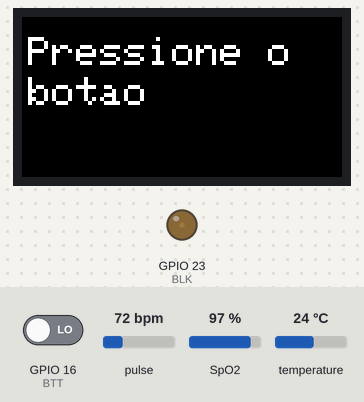
Recording of a program running on a simulated ESP32. Parts: 160×80 colour display, output pins drawn as LEDs (lit = HIGH). The test bench sets the inputs (shaded band); at power-on: GPIO 16 (BTT) LOW, pulse 72 bpm, SpO2 97 %, temperature 24 °C.

Above: at 2.3 s.
2.4 s: GPIO 16 (BTT) driven HIGH
At 3.9 s:
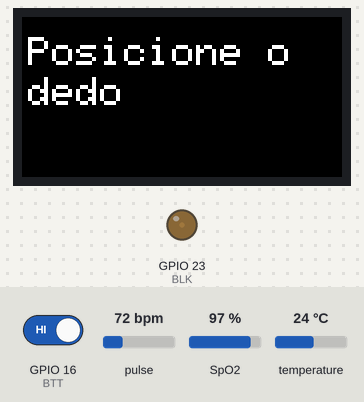
At 9.5 s:
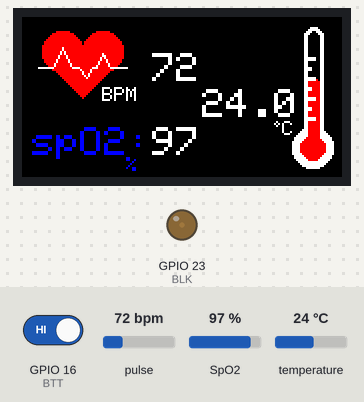
Timing chart, 0 to 11.0 s (numbered marks = the images above; inputs shaded):
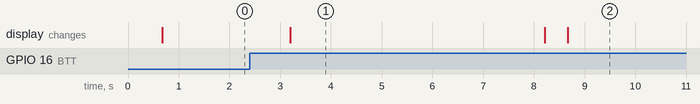

The program:

main.cpp
```cpp
#include <Arduino.h>
#include <time.h>

// Bibliotecas para o display IPS 80x160
#include <Adafruit_GFX.h>
#include <Adafruit_ST7735.h>
#include <SPI.h>

// Bibliotecas para módulo oxímetro MAX30102
#include <MAX30105.h>
#include <Wire.h>
#include <heartRate.h>
#include <spo2_algorithm.h>

// Definição dos pinos LCD
#define SCK 32
#define MOSI 33
#define MISO 34
#define CS 26
#define RESET 25
#define DC 22 // Pino SPI para alterar entre MOSI e MISO (shield usa uma porta para os dois)
#define BLK 23 // Pino para saturação do transistor da luz de fundo
// Classe do LCD
Adafruit_ST7735 MyLCD = Adafruit_ST7735(CS, DC, MOSI, SCK, RESET);
// Configuração do PWM para o brilho
#define PWMCHANNEL 0
#define PWMHZ 5000
#define PWMRESOLUTION 10
#define MAXDUTY 1024 // 2^RESOLUTION

// Definição dos pinos MAX30102
#define SCL 13
#define SDA 14
#define INT 27
// Classe do MAX30102
MAX30105 MyOxi;
TwoWire I2C_Oxi = TwoWire(0);
// Configuração do MAX30102
#define BRILHO 150
#define MODE 2
#define PULSEWIDTH 69 // Microsegundos
#define SAMPLERATE 1000 // Leituras por segundo
#define SAMPLEAVAREGE 2
#define ADCRANGE 16384
#define READTIME 20 // Segundos
#define DELAYREAD 5 // Segundos
#define RATESIZE 100

// Pino do botão de trigger
#define BTT 16

// Declaração de variáveis
float temp = 0.0;
uint32_t red[RATESIZE];
uint32_t infrared[RATESIZE];
int32_t spo2;
int8_t validsSpo2;
int32_t heartRate;
int8_t validHeartRate;
uint8_t flag = 0;

// Declaração de funções
void drawText(char* text, uint8_t x, uint8_t y, uint16_t color, uint8_t size);
void drawHeart();
void drawBPM(uint16_t BPM, uint32_t color);
void drawOxi();
void drawSpO2(uint8_t oxi, uint32_t color);
void drawTermometer();
void drawTemp(float temp, uint32_t color);
uint8_t oxiRead();
void bttTrigg();

void setup() {
  // Iniciando serial
  Serial.begin(115200);

  // Inicializando LCD
  ledcSetup(PWMCHANNEL, PWMHZ, PWMRESOLUTION); // Configura canal, frequência e resolução do PWM
  ledcAttachPin(BLK,PWMCHANNEL); // Define o canal do PWM no controle do backlight
  MyLCD.initR(INITR_MINI160x80_PLUGIN); // Array de cores para o LCD
  MyLCD.setRotation(3); // Atualiza da esquerda para direita
  ledcWrite(PWMCHANNEL, 56); // Totalmente acesso
  MyLCD.fillScreen(ST7735_BLACK);

  // Inicializando MAX30102
  I2C_Oxi.setPins(SDA,SCL);
  if(MyOxi.begin(I2C_Oxi,I2C_SPEED_FAST) == false)
  {
    drawText("Sensor",3 ,10 , ST7735_WHITE, 2);
    drawText("ausente...",3 ,30 , ST7735_WHITE, 2);
    while(1);
  }
  else
  {
    drawText("Sensor",3 ,10 , ST7735_WHITE, 2);
    drawText("inicializado!",3 ,30 , ST7735_WHITE, 2);
  }
  MyOxi.setPulseAmplitudeRed(0);
  MyOxi.setPulseAmplitudeIR(0);
  MyOxi.enableDIETEMPRDY();
  vTaskDelay(500);
  MyLCD.fillScreen(ST7735_BLACK);
  drawText("Pressione o",3 ,10 , ST7735_WHITE, 2);
  drawText("botao",3 ,30 , ST7735_WHITE, 2);
  vTaskDelay(500);
  // MyLCD.fillScreen(ST7735_BLACK);
  // drawText("Posicione o",3 ,10 , ST7735_WHITE, 2);
  // drawText("dedo",3 ,30 , ST7735_WHITE, 2);
  // MyOxi.setup(BRILHO,SAMPLEAVAREGE, MODE, SAMPLERATE, PULSEWIDTH, ADCRANGE);
  // vTaskDelay(500);

  // Definindo interrupt
  attachInterrupt(BTT, bttTrigg, RISING);

  // MyLCD.fillScreen(ST7735_BLACK);
  // drawHeart();
  // drawTermometer();
  // drawOxi();
  // drawSpO2(100, ST7735_WHITE);
  // drawTemp(99.9,ST7735_WHITE);
  // drawBPM(300,ST7735_WHITE);
  // oxiRead();
}


void loop() {
  if(flag == 1)
    oxiRead();
  flag = 0;
  vTaskDelay(1000);
}
/**************************************************************************/
/*!
  @brief ISR para setar a flag de leitura
*/
/**************************************************************************/
void bttTrigg()
{
  flag = 1;
}
/**************************************************************************/
/*!
    @brief Função para escreverr o texto desejado
    @param x Localização x do inicio do texto
    @param y Localização y do inicio do texto
    @param text String com o texto a ser escrito
    @param color Cor a ser usada no texto
    @param size Tamanho da letra a ser usada 1,2 ou 3
*/
/**************************************************************************/
void drawText(char* text, uint8_t x, uint8_t y, uint16_t color, uint8_t size)
{
  MyLCD.setCursor(x,y);
  MyLCD.setTextColor(color);
  MyLCD.setTextWrap(1); // Quebra de linha automática
  MyLCD.setTextSize(size); // Tamanho da fonte
  MyLCD.print(text);
}
/**************************************************************************/
/*!
    @brief Função para desenhar o coração
*/
/**************************************************************************/
void drawHeart()
{
  // Desenha o coração
  MyLCD.fillCircle(20,17,10,ST7735_RED);
  MyLCD.fillCircle(40,17,10,ST7735_RED);
  MyLCD.fillTriangle(10, 20, 30, 40, 50, 20, ST7735_RED);
  // Desenha linha de pulso
  MyLCD.drawLine(8, 25, 15, 25, ST7735_WHITE); // reta
  MyLCD.drawLine(15, 25, 20, 15, ST7735_WHITE); // sobe
  MyLCD.drawLine(20, 15, 25, 25, ST7735_WHITE); // desce
  MyLCD.drawLine(25, 25, 28, 25, ST7735_WHITE); // reta
  MyLCD.drawLine(28, 25, 32, 30, ST7735_WHITE); // desce
  MyLCD.drawLine(32, 30, 35, 25, ST7735_WHITE); // sobe
  MyLCD.drawLine(35, 25, 37, 25, ST7735_WHITE); // reta
  MyLCD.drawLine(37, 25, 40, 18, ST7735_WHITE); // sobe
  MyLCD.drawLine(40, 18, 44, 25, ST7735_WHITE); // desce
  MyLCD.drawLine(44, 25, 52, 25, ST7735_WHITE); // reta
  drawText("BPM",40 ,35 ,ST7735_WHITE, 1);
}
/**************************************************************************/
/*!
    @brief Função para escrever o BPM
    @param BPM Valor a ser escrito
    @param color Cor a ser usada
*/
/**************************************************************************/
void drawBPM(uint16_t BPM, uint32_t color)
{
  MyLCD.setCursor(65,18);
  MyLCD.setTextSize(2);
  MyLCD.setTextColor(ST7735_WHITE);
  MyLCD.print(BPM);
}
/**************************************************************************/
/*!
    @brief Função para desenhar oxigenação
*/
/**************************************************************************/
void drawOxi()
{
  drawText("spO2:", 5, 55, ST7735_BLUE, 2);
  drawText("%", 52, 70, ST7735_BLUE, 1);
}
/**************************************************************************/
/*!
    @brief Função para escrever a oxigenação
    @param oxi Valor a ser escrito
    @param color Cor a ser usada
*/
/**************************************************************************/
void drawSpO2(uint8_t oxi, uint32_t color)
{
  MyLCD.setCursor(65,55);
  MyLCD.setTextSize(2);
  MyLCD.setTextColor(ST7735_WHITE);
  MyLCD.print(oxi);
}
/**************************************************************************/
/*!
    @brief Função para desenhar o termometro
*/
/**************************************************************************/
void drawTermometer()
{
  MyLCD.fillRoundRect(141,5,10,60,25,ST7735_WHITE);
  MyLCD.fillCircle(145,65,10, ST7735_WHITE);
  MyLCD.fillRoundRect(143,7,6,60,25,ST7735_BLACK);
  MyLCD.fillRoundRect(143,30,6,40,25,ST7735_RED);
  MyLCD.fillCircle(145,65,6, ST7735_RED);
  // Divisões
  MyLCD.fillRoundRect(141,50,7,2,25,ST7735_WHITE);
  MyLCD.fillRoundRect(141,45,5,2,25,ST7735_WHITE);
  MyLCD.fillRoundRect(141,40,7,2,25,ST7735_WHITE);
  MyLCD.fillRoundRect(141,35,5,2,25,ST7735_WHITE);
  MyLCD.fillRoundRect(141,30,7,2,25,ST7735_WHITE);
  MyLCD.fillRoundRect(141,25,5,2,25,ST7735_WHITE);
  MyLCD.fillRoundRect(141,20,7,2,25,ST7735_WHITE);
  // Grau celsius
  drawText("C", 130, 52, ST7735_WHITE, 1);
  MyLCD.drawCircle(127,53,1,ST7735_WHITE);
}
/**************************************************************************/
/*!
    @brief Função para escrever a temperatura
    @param temp Valor a ser escrito
    @param color Cor a ser usada
*/
/**************************************************************************/
void drawTemp(float temp, uint32_t color)
{
  MyLCD.setCursor(90,36);
  MyLCD.setTextSize(2);
  MyLCD.setTextColor(color);
  MyLCD.print(temp, 1);
}
/**************************************************************************/
/*!
  @brief Função para executar todas as leituras do oximetro
*/
/**************************************************************************/
uint8_t oxiRead()
{
  // portDISABLE_INTERRUPTS();
  MyLCD.fillScreen(ST7735_BLACK);
  drawText("Posicione o",3 ,10 , ST7735_WHITE, 2);
  drawText("dedo",3 ,30 , ST7735_WHITE, 2);
  MyOxi.setup(BRILHO,SAMPLEAVAREGE, MODE, SAMPLERATE, PULSEWIDTH, ADCRANGE);
  vTaskDelay(1000*DELAYREAD);
  MyLCD.fillScreen(ST7735_BLACK);
  drawHeart();
  drawOxi();
  drawTermometer();
  byte j = 3;
  while (j)
  {
    for (uint16_t i = 0; i < RATESIZE; i++)
    {
      while (MyOxi.available() == false)
        MyOxi.check();
      red[i] = MyOxi.getRed();
      infrared[i] = MyOxi.getIR();
      MyOxi.nextSample();
    //   Serial.print("RED: ");
    //   Serial.print(red[i]);
    //   Serial.print(" INFRARED: ");
    //   Serial.println(infrared[i]);
    }
    // Calculando SpO2, BPM e Temperatura
    maxim_heart_rate_and_oxygen_saturation(infrared,RATESIZE,red,&spo2,&validsSpo2,&heartRate,&validHeartRate);
    MyLCD.fillScreen(ST7735_BLACK);
    drawHeart();
    drawOxi();
    drawTermometer();
    temp = MyOxi.readTemperature();
    drawTemp(temp,ST7735_WHITE);
    if (validsSpo2 == 1)
    {
      if (spo2>30 && spo2<50)
      {
        drawSpO2(spo2, ST7735_RED);
      }
      else if (spo2>=50 && spo2<95)
      {
        drawSpO2(spo2, ST7735_YELLOW);
      }
      else if (spo2>=95 && spo2<101)
      {
        drawSpO2(spo2, ST7735_WHITE);
      }
      else
        drawText("N/A",65,55,ST7735_WHITE,2);
    }
    else
        drawText("ERR",65,55,ST7735_WHITE,2);

    if (validHeartRate == 1)
    {
      if (heartRate>30 && heartRate<70)
      {
        drawBPM(heartRate, ST7735_YELLOW);
      }
      else if (heartRate>=70 && heartRate<95)
      {
        drawBPM(heartRate, ST7735_WHITE);
      }
      else if (heartRate>=95 && heartRate<=215)
      {
        drawBPM(heartRate, ST7735_RED);
      }
      else
        drawText("N/A",65,18,ST7735_WHITE,2);
    }
    else
      drawText("ERR",65,18,ST7735_WHITE,2);
    vTaskDelay(3000);
    j--;
  }
  MyLCD.fillScreen(ST7735_BLACK);
  MyOxi.setPulseAmplitudeRed(0);
  MyOxi.setPulseAmplitudeIR(0);
  // portENABLE_INTERRUPTS();
  return 1;
}
```

Measured:
- after the input at 2.4 s, the display: changes after 0.79 s (image 1)
- what the display in image 1 shows lasts 5.0 s, from 3.2 s to 8.2 s
